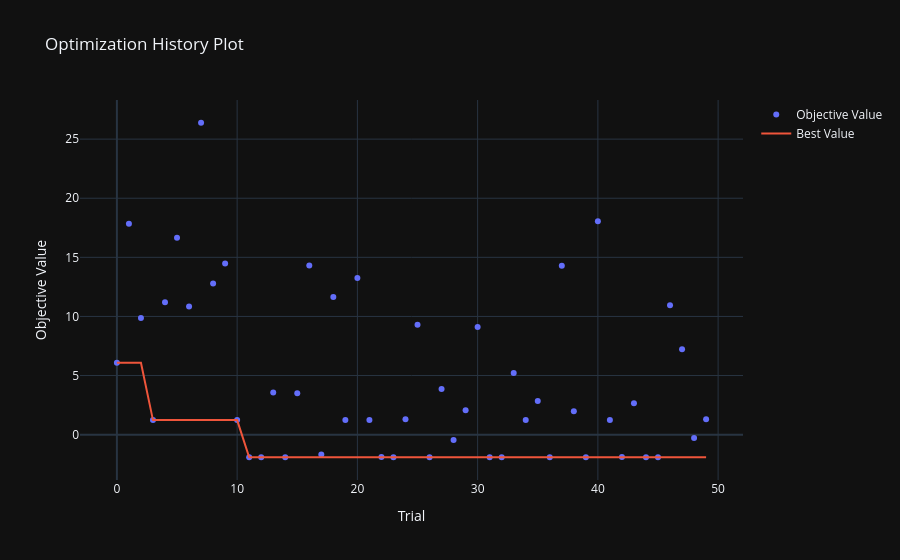
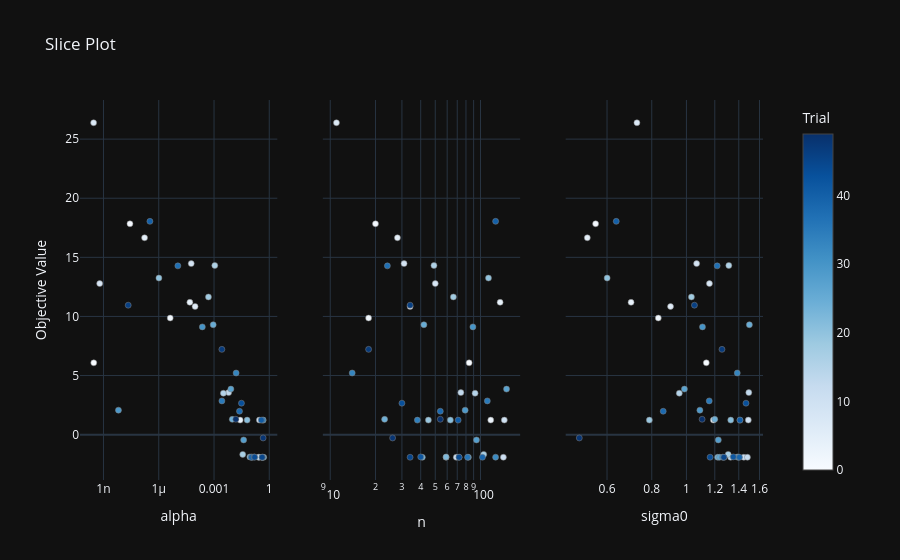

Notebook code for these charts, in order:
### Code cell
cma0 = CMAES(func0,Table(pd.DataFrame(), ["N","Alpha","Sigma0","Mu1","Mu2","Iteration", "Z min", "Z max"]))

cma0.run()
